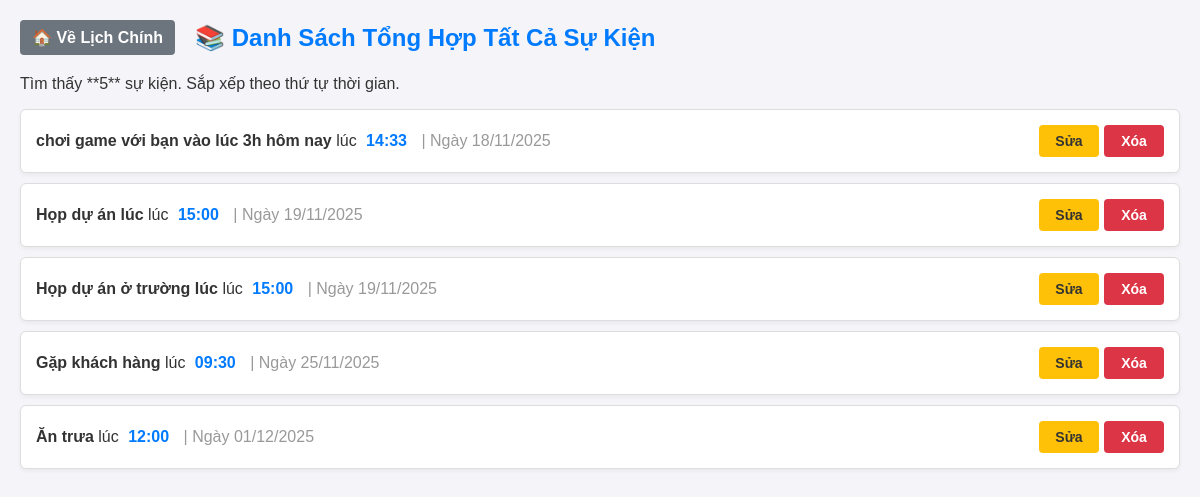
/list_all, run on an earlier commit of the app's database.
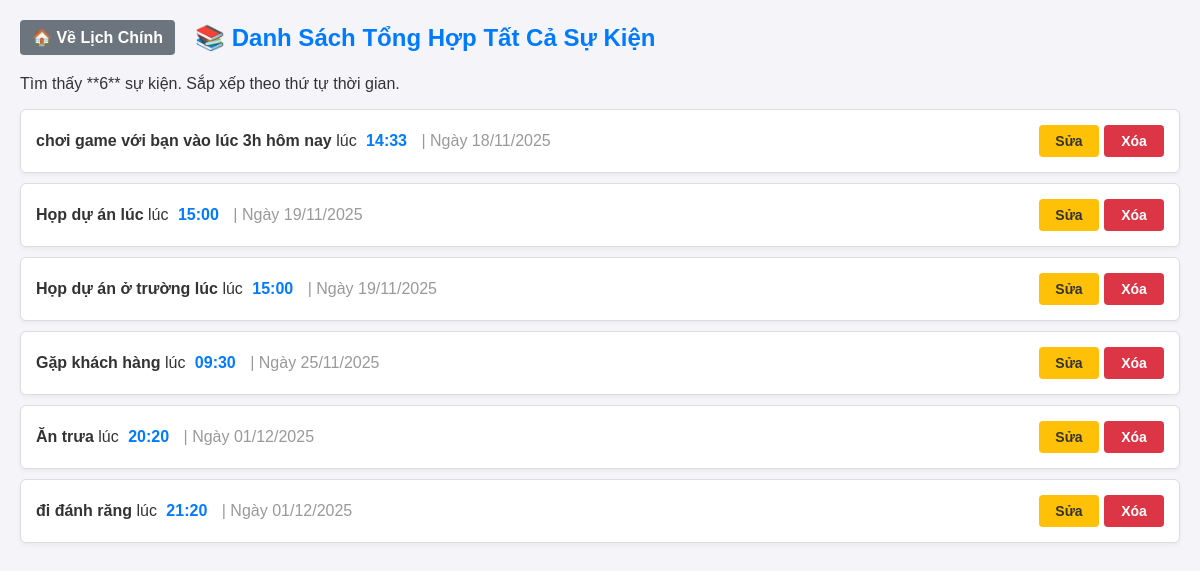
And on a later commit of the database.
### tables this page shows
CREATE TABLE events (
            id INTEGER PRIMARY KEY AUTOINCREMENT,
            name TEXT NOT NULL,
            start TEXT NOT NULL,
            end TEXT,
            location TEXT,
            reminder_minutes INTEGER
        );

### app.py (the view)
@app.route("/list_all", methods=["GET", "POST"])
def list_all():
    all_events = get_all_events()
    sorted_events = sorted(all_events, key=lambda x: x['start'])
    return render_template("all_events.html", events=sorted_events)

### database.py (called while the page is built)
def get_db():
    conn = sqlite3.connect("events.db")
    conn.row_factory = sqlite3.Row
    return conn

def get_all_events():
    conn = get_db()
    cursor = conn.execute("SELECT * FROM events")
    rows = cursor.fetchall()
    conn.close()
    events_list = [dict(row) for row in rows]
    return events_list

### templates/all_events.html (shortened to what this page needs)
<!DOCTYPE html>
<html lang="vi">
<head>
    <link rel="stylesheet" href="{{ url_for('static', filename='style.css') }}">
</head>
<body>
    <div class="header-actions">
        <a href="{{ url_for('index') }}" class="back-button">🏠 Về Lịch Chính</a>
        <h2>📚 Danh Sách Tổng Hợp Tất Cả Sự Kiện</h2>
    </div>
    {% if events %}
        <p>Tìm thấy **{{ events | length }}** sự kiện. Sắp xếp theo thứ tự thời gian.</p>
        <ul class="event-list">
            {% for e in events %}
                {% set start_dt = e['start'].split('T') %}
                {% set date_part = start_dt[0].split('-') %}
                {% set time_part = start_dt[1][:5] %}
                <li class="event-item">
                    <div class="event-info">
                        <span class="event-name">{{ e['name'] }}</span>
                        lúc <span class="event-time">{{ time_part }}</span>
                        <span class="event-date">| Ngày {{ date_part[2] }}/{{ date_part[1] }}/{{ date_part[0] }}</span>
                    </div>
                    <div class="event-actions">
                        <a href="/edit/{{ e['id'] }}?prev_date=list_all" class="edit-link">Sửa</a>
                        <form action="/delete/{{ e['id'] }}" method="POST" style="display:inline;">
                            <button type="submit" class="delete-button" onclick="return confirm('Bạn có chắc chắn muốn xóa sự kiện này?');">Xóa</button>
                        </form>
                    </div>
                </li>
            {% endfor %}
        </ul>
    {% else %}
        <p>Hiện không có sự kiện nào được lưu trong cơ sở dữ liệu.</p>
    {% endif %}
</body>
</html>

### static/style.css (style rules this page uses)
body { font-family: Arial, sans-serif; margin: 20px; background-color: #f4f4f9; color: #333; }
h2 { color: #007bff; border-bottom: 2px solid #007bff; padding-bottom: 5px; margin-top: 25px; font-size: 24px; }
form { margin-bottom: 20px; }
button { padding: 10px 15px; background-color: #28a745; color: white; border: none; border-radius: 4px; cursor: pointer; font-weight: bold; }
.header-actions { display: flex; align-items: center; margin-bottom: 20px; }
.header-actions h2 { margin: 0 0 0 20px; border-bottom: none; padding-bottom: 0; margin-top: 0; }
.back-button { display: inline-block; padding: 8px 12px; background-color: #6c757d; color: white; text-decoration: none; border-radius: 4px; font-weight: bold; }
.event-list { list-style: none; padding: 0; }
.event-item { background-color: white; border: 1px solid #ddd; padding: 15px; margin-bottom: 10px; border-radius: 6px; display: flex; justify-content: space-between; align-items: center; box-shadow: 0 2px 4px rgba(0, 0, 0, 0.05); }
.event-info { flex-grow: 1; font-size: 16px; padding-right: 20px; }
.event-name { font-weight: bold; color: #333; }
.event-time { color: #007bff; font-weight: bold; margin: 0 5px; }
.event-date { color: #999; margin-left: 5px; }
.event-actions { display: flex; align-items: center; flex-shrink: 0; }
.event-actions form { margin-bottom: 0; display: inline; }
.event-actions a, .event-actions button { margin-left: 5px; text-decoration: none; padding: 8px 10px; border-radius: 4px; font-size: 14px; width: 60px; text-align: center; box-sizing: border-box; }
.edit-link { background-color: #ffc107; color: #333; font-weight: bold; }
.delete-button { background-color: #dc3545; color: white; border: none; font-weight: bold; }

What changed in the data, as far as the page shows it:
changed events "Ăn trưa": time_part "12:00" → "20:20"
added events: name "đi đánh răng", time_part "21:20", date_part "01", date_part "12", date_part "2025"
Also different on the page:
{{ events | length }}: "5" → "6"
